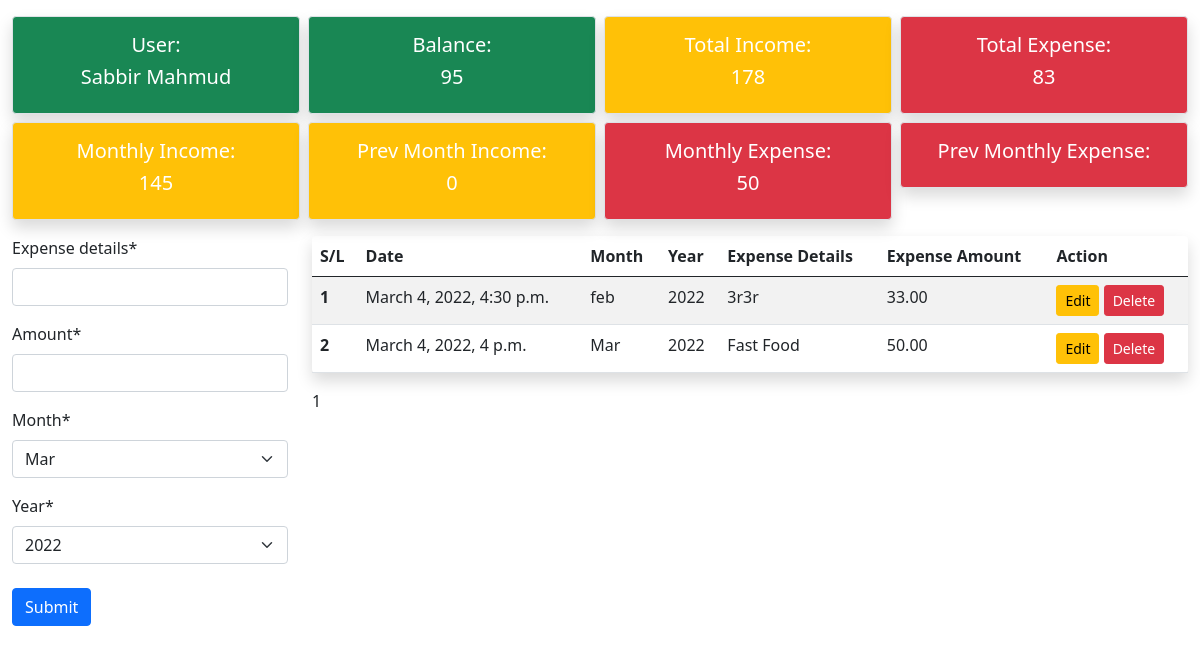
Page /expenses (signed in) on the committed database.
### history/models.py (models this page shows, shortened)
class Month(models.Model):
    month = models.CharField(max_length=10)
    active = models.BooleanField(default=False)
    def __str__(self):
        return self.month

class Year(models.Model):
    year = models.CharField(max_length=10)
    active = models.BooleanField(default=False)
    def __str__(self):
        return self.year

class Expense(models.Model):
    user = models.ForeignKey(User, on_delete=models.CASCADE)
    expense_details = models.CharField(max_length=100)
    amount = models.DecimalField(max_digits=50, decimal_places=2)
    date = models.DateTimeField(auto_now_add=True)
    month = models.ForeignKey(Month, on_delete=models.CASCADE)
    year = models.ForeignKey(Year, on_delete=models.CASCADE)

### history/views.py (the view)
# urls.py: path('expenses', views.all_expenses, name='expenses'),
@login_required(login_url='login')
def all_expenses(request):
    actived_month = Month.objects.get(active=True)
    actived_year = Year.objects.get(active=True)
    user = request.user
    total_earn = 0
    if Income.objects.filter(user=user):
        total_earn = Income.objects.filter(
            user=user).aggregate(Sum('amount'))['amount__sum']
    monthly_earn = 0
    if Income.objects.filter(Q(month__active=True) & Q(
            year__active=True)):
        monthly_earn = Income.objects.filter(Q(user=user) & Q(month__active=True) & Q(
            year__active=True)).aggregate(Sum('amount'))['amount__sum']
    total_expense = 0
    if Expense.objects.filter(user=user):
        total_expense = Expense.objects.filter(
            user=user).aggregate(Sum('amount'))['amount__sum']
    monthly_expense = 0
    if Expense.objects.filter(Q(user=user) & Q(month__active=True) & Q(
            year__active=True)):
        monthly_expense = Expense.objects.filter(Q(user=user) & Q(month__active=True) & Q(
            year__active=True)).aggregate(Sum('amount'))['amount__sum']
    balance = total_earn - total_expense
    expenses = Expense.objects.filter(user=user).order_by('-id')
    p = Paginator(expenses, 15)
    page = request.GET.get('p')
    expenses = p.get_page(page)
    if request.method == 'POST':
        expense_form = ExpenseForm(request.POST)
        if expense_form.is_valid():
            expense_form.save()
            return redirect('expenses')
    else:
        expense_form = ExpenseForm(
            initial={'user': user, 'month': actived_month, 'year': actived_year})
    context = {
        'expenses': expenses,
        'total_earn': total_earn,
        'monthly_earn': monthly_earn,
        'total_expense': total_expense,
        'monthly_expense': monthly_expense,
        'balance': balance,
        'expense_form': expense_form,
    }
    return render(request, 'history/all_expenses.html', context)

### history/forms.py
class ExpenseForm(ModelForm):
    class Meta:
        model = Expense
        fields = ['user', 'expense_details', 'amount', 'month', 'year']

### history/templates/history/all_expenses.html (shortened to what this page needs)
{% extends 'history/dashboard.html' %}
{% load crispy_forms_tags %}
{% block content %}
<section class="container-fluid mt-3">
    <div class="row">
        <div class="col-lg-3 expense-form mx-auto">
            <form action="" method="post">
                {{expense_form|crispy }}
                <input class="btn btn-primary my-2" type="submit" value="Submit">
            </form>
        </div>
        <div class="col-lg-9">
            <table class="table table-striped table-hover rounded shadow">
                <thead>
                    <tr>
                        <th scope="col">S/L</th>
                        <th scope="col">Date</th>
                        <th scope="col">Month</th>
                        <th scope="col">Year</th>
                        <th scope="col">Expense Details</th>
                        <th scope="col">Expense Amount</th>
                        <th scope="col">Action</th>
                    </tr>
                </thead>
                <tbody>
                    {% for expense in expenses %}
                    <tr>
                        <th>{{forloop.counter}}</th>
                        <td>{{expense.date}}</td>
                        <td>{{expense.month}}</td>
                        <td>{{expense.year}}</td>
                        <td>{{expense.expense_details}}</td>
                        <td>{{expense.amount}}</td>
                        <td>
                            <a href="{% url 'edit_expense' expense.id %}" class="btn btn-sm btn-warning">Edit</a>
                            <a href="{% url 'delete_expenses' expense.id %}" class="btn btn-sm btn-danger">Delete</a>
                        </td>
                    </tr>
                    {% endfor %}
            </table>
            {{expenses.number}}
        </div>
    </div>
</section>
{% endblock content %}

### history/templates/history/dashboard.html (shortened to what this page needs)
{% load crispy_forms_tags %}
<!DOCTYPE html>
<html lang="en">
<head>
    <link href="https://cdn.jsdelivr.net/npm/bootstrap@5.0.2/dist/css/bootstrap.min.css" rel="stylesheet"
>
</head>
<body>
    <header class="header-area">
        <div class="container-fluid">
            <div class="row row-cols-lg-4 row-cols-sm-1 row-cols-1 g-2 mt-2">
                <div class="col">
                    <div class="p-3 border bg-success rounded shadow">
                        <a class="text-decoration-none" href="{% url 'task_list' %}">
                            <h5 class="text-white text-center">User: </h5>
                        </a>
                        <h5 class="text-white text-center">{{request.user.first_name}} {{request.user.last_name}}</h5>
                    </div>
                </div>
                <div class="col">
                    <div class="p-3 border bg-success rounded shadow">
                        <a class="text-decoration-none" href="{% url 'dashboard' %}">
                            <h5 class="text-white text-center">Balance: </h5>
                        </a>
                        <h5 class="text-white text-center">{{balance}}</h5>
                    </div>
                </div>
                <div class="col">
                    <div class="p-3 border bg-warning rounded shadow">
                        <a class="text-decoration-none" href="{% url 'incomes' %}">
                            <h5 class="text-white text-center">Total Income: </h5>
                        </a>
                        <h5 class="text-white text-center">{{total_earn}}</h5>
                    </div>
                </div>
                <div class="col">
                    <div class="p-3 border bg-danger rounded shadow">
                        <a class="text-decoration-none" href="{% url 'expenses' %}">
                            <h5 class="text-white text-center">Total Expense: </h5>
                        </a>
                        <h5 class="text-white text-center">{{total_expense}}</h5>
                    </div>
                </div>
                <div class="col">
                    <div class="p-3 border bg-warning rounded shadow">
                            <h5 class="text-white text-center">Monthly Income: </h5>
                        <h5 class="text-white text-center">{% if monthly_earn %}{{monthly_earn}}{% else %}0{% endif %}
                        </h5>
                    </div>
                </div>
                <div class="col">
                    <div class="p-3 border bg-warning rounded shadow">
                            <h5 class="text-white text-center">Prev Month Income: </h5>
                        <h5 class="text-white text-center">{% if prev_monthly_income %}{{prev_monthly_income}}{% else %}0{% endif %}
                        </h5>
                    </div>
                </div>
                <div class="col">
                    <div class="p-3 border bg-danger rounded shadow">
                            <h5 class="text-white text-center">Monthly Expense: </h5>
                        <h5 class="text-white text-center">{{monthly_expense}}</h5>
                    </div>
                </div>
                <div class="col">
                    <div class="p-3 border bg-danger rounded shadow">
                            <h5 class="text-white text-center">Prev Monthly Expense: </h5>
                    </div>
                </div>
            </div>
        </div>
    </header>
    {% block content %}{% endblock content %}
</body>
</html>

### rows in the picture
Month: month "Mar"
Year: year "2022"
Expense: date "March 4, 2022, 4:30 p.m.", month "feb", year "2022", expense_details "3r3r", amount "33.00"
Expense: date "March 4, 2022, 4 p.m.", month "Mar", year "2022", expense_details "Fast Food", amount "50.00"

### other values in the picture
{{ request.user.first_name }} "Sabbir"
{{ request.user.last_name }} "Mahmud"
{{ balance }} "95"
{{ total_earn }} "178"
{{ total_expense }} "83"
{{ monthly_earn }} "145"
{{ monthly_expense }} "50"
{{ expenses.number }} "1"
